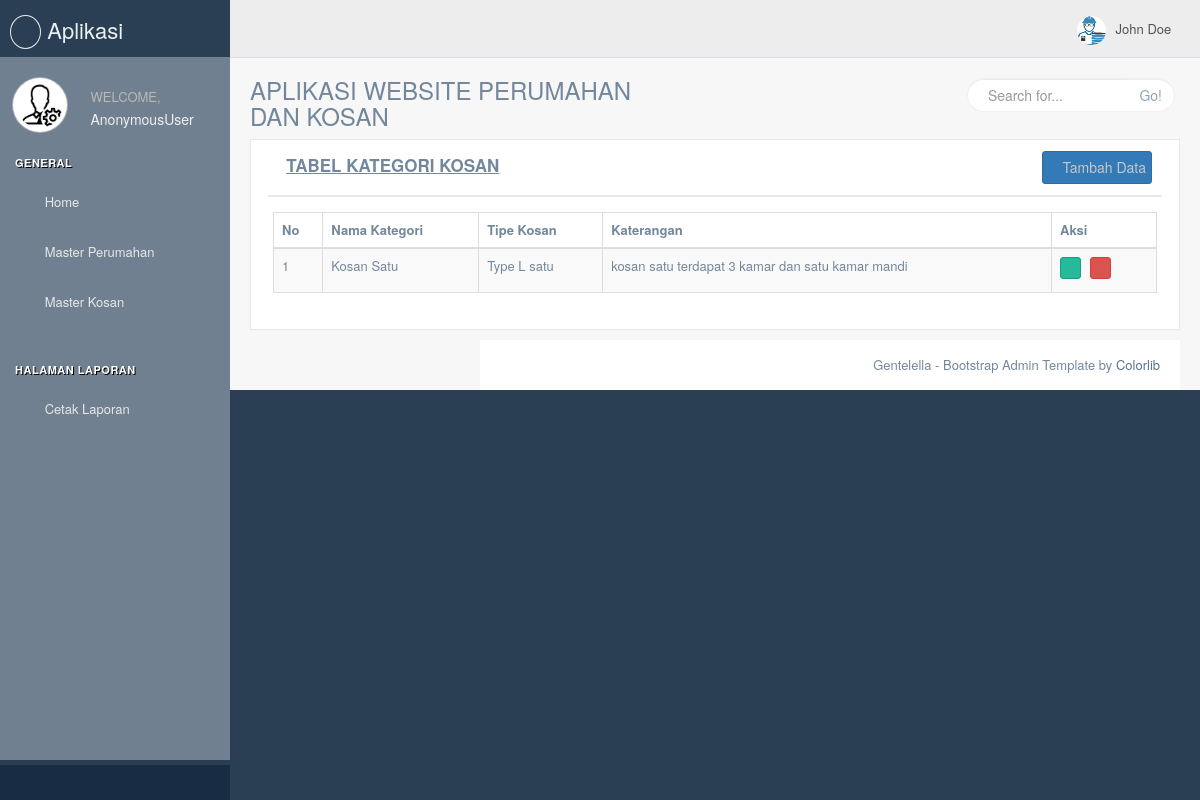
The page /Kategori_kosan/ on the database its author committed.
### Aplikasi_Web_Perumahan2022/models.py (models this page shows, shortened)
class Model_kategori_kosan(models.Model):
	nama_kategori	= models.CharField(max_length = 1200)
	tipe_kosan	=models.CharField(max_length = 1200)
	keterangan	=models.CharField(max_length = 25)
	published = models.DateTimeField(auto_now_add = True)
	updated = models.DateTimeField(auto_now = True)

### Aplikasi_Web_Perumahan2022/views.py (the view)
# urls.py: url(r'^Kategori_kosan/$',Data_kategori_kosan, name="Kategori_kosan"),
def Data_kategori_kosan(request):
	tampil = Model_kategori_kosan.objects.all()
	context = {
	'tampil': tampil,
	}
	return render(request, 'Master_data/data_kategori_kosan/tabel.html',  context)

### Aplikasi_Web_Perumahan2022/templates/Master_data/data_kategori_kosan/tabel.html (shortened to what this page needs)
{% include "head_atas.html" %}
            <div class="row">
              <div class="col-md-12 col-sm-12 col-xs-12">
                <div class="x_panel">
                  <div class="x_title">
                    <h2><i class="fa fa-building-o"></i><b><u>TABEL KATEGORI KOSAN</u></b></h2>
                    <ul class="nav navbar-right panel_toolbox">
                      <li><a href="{% url 'Tambah_kategori_kosan' %}" class="btn btn-sm btn-primary"><i class="fa fa-plus"></i> Tambah Data</a>
                      </li>
                    </ul>
                    <div class="clearfix"></div>
                  </div>
                  <div class="x_content">
                    <table id="datatable-buttons" class="table table-striped table-bordered">
                      <thead>
                        <tr>
                          <th>No</th>
                          <th>Nama Kategori</th>
                          <th>Tipe Kosan</th>
                          <th>Katerangan</th>
                          <th>Aksi</th>
                        </tr>
                      </thead>
                      <tbody>
                        {% for tampil in tampil %}
                        <tr>
                          <td>{{forloop.counter}}</td>
                          <td>{{tampil.nama_kategori}}</td>
                          <td>{{tampil.tipe_kosan}}</td>
                          <td>{{tampil.keterangan}}</td>
                          <td>
<a href="{% url 'edit_kategori_kosan' tampil.id %}" class="btn btn-xs btn-success" title="Edit" onclick="return confirm('Apakah Anda Yakin Ingin Mengedit Data')">
      <i class="ace-icon fa fa-pencil bigger-130"></i>
      </a>
<a href="{% url 'hapus_kategori_kosan' tampil.id %}" class="btn btn-xs btn-danger" title="Hapus" onclick="return confirm('Apakah Anda Yakin Ingin Menghapus Data')">
      <i class="ace-icon fa fa-trash-o bigger-130"></i>
      </a>
  </td>
                        </tr>
                        {% endfor %}
                      </tbody>
                    </table>
                  </div>
                </div>
              </div>
        </div>
{% include "head_bawah.html" %}

### rows shown on the page
Model_kategori_kosan: nama_kategori "Kosan Satu", tipe_kosan "Type L satu", keterangan "kosan satu terdapat 3 kamar dan satu kamar mandi"

### other values the page prints
{{ user }} "AnonymousUser"
